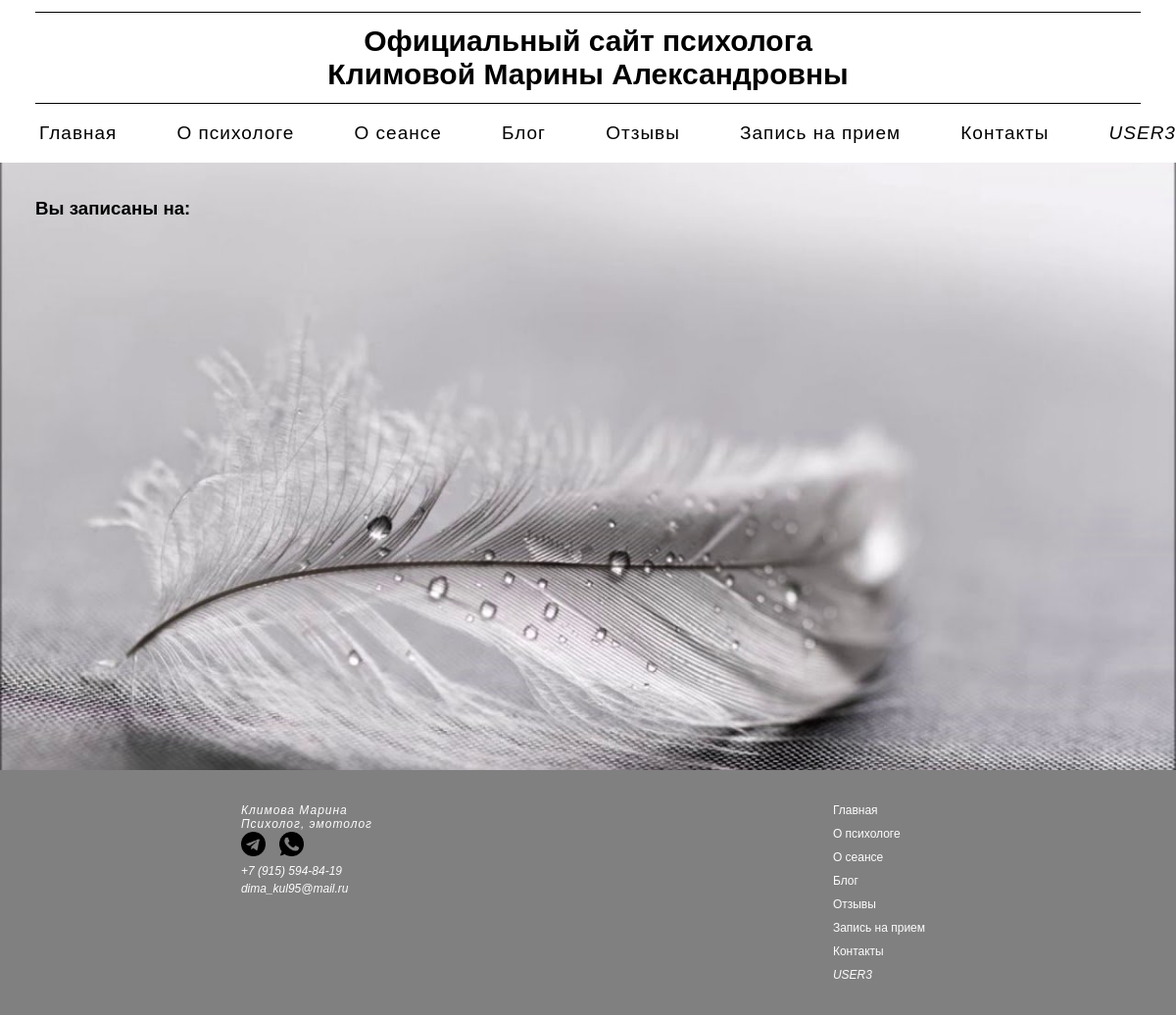
The page /personal_account/appointment/ (signed in) on the database as committed earlier.
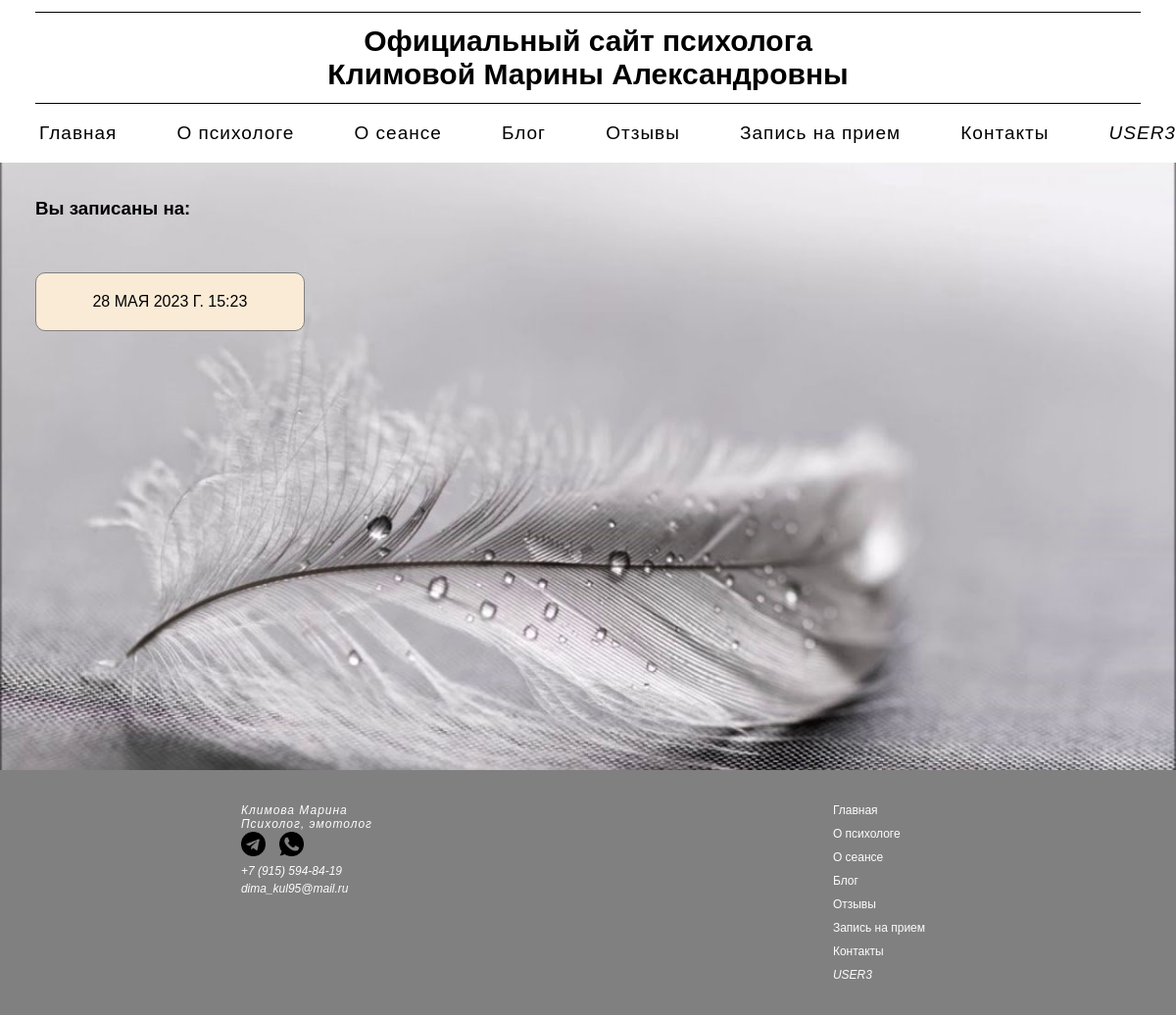
The same page on the database as committed later.
### personal_account/models.py (models this page shows, shortened)
class Appointment(models.Model):
    owner = models.ForeignKey(Profile, on_delete=models.CASCADE, null=True, verbose_name='Имя пользователя')
    date = models.DateTimeField(verbose_name='Дата записи')
    class Meta:
        verbose_name = "Запись"
        verbose_name_plural = "Записи"
        ordering = ['date']

### personal_account/views.py (the view)
# urls.py: path('appointment/', views.appointment, name="appointment"),
@login_required(login_url="personal_account:login")
def appointment(request):
    profile = request.user.profile
    form = profile.appointment_set.all()
    context = {'form': form}
    return render(request, 'personal_account/appointment.html', context)

### personal_account/templates/personal_account/appointment.html
{% extends 'main/menu.html' %}
{% block content %}
<div class="bcg_appointment">
    <h3 class="appointment_h3">
        Вы записаны на:
    </h3>
    <div class="appointment_content">
        {% for i in form %}
            <div class="appointment_date"> {{ i.date }} </div>
        {% endfor %}
    </div>
</div>
{% endblock %}

### main/templates/main/menu.html (shortened to what this page needs)
<!DOCTYPE html>
<html lang="en">
{% load static %}
<head>
    <link rel="stylesheet" href="{% static 'css/style.css' %}">
</head>
<body>
    <div class="underline"></div>
    <div class="title">
        <a href="{% url 'index' %}"> Официальный сайт психолога <br>
        Климовой Марины Александровны</a>
    </div>
    <div class="underline"></div>
    <div class="menu">
        <div class="wrap">
            {% include 'main/point_menu.html' %}
        </div>
    </div>
    <div>
        {% block content %}
        {% endblock %}
    </div>
<div class="footer">
    <div class="footer_block_1">
        <div class="footer_text">
            Климова Марина <br>Психолог, эмотолог
        </div>
        <div class="tg_ws_footer" >
            <a href="https://t.me/k_d_yu" target="_blank"><img src="{% static 'main/telegram.png' %}" alt="Telegram"></a>
            <a href="https://wa.me/9155948419" target="_blank"><img src="{% static 'main/whatsapp.png' %}" alt="WhatsApp" class="ws_footer"></a>
        </div>
        <div class="footer_tel">
            <a href="tel:+7 (915) 594-84-19">+7 (915) 594-84-19</a>
            <br>
            <a href="mailto:dima_kul95@mail.ru" target="_blank">dima_kul95@mail.ru</a>
        </div>
    </div>
    <div class="footer_block_2">
        {% include 'main/point_menu.html' %}
    </div>
</div>
</body>
</html>

### main/templates/main/point_menu.html (shortened to what this page needs)
{% if request.user.is_authenticated %}
<ul>
    <li><a href="{% url 'index' %}">Главная</a></li>
    <li><a href="{% url 'about' %}">О психологе</a></li>
    <li><a href="{% url 'session' %}">О сеансе</a></li>
    <li><a href="{% url 'blog:blogs' %}">Блог</a></li>
    <li><a href="{% url 'reviews' %}">Отзывы</a></li>
    <li><a href="#">Запись на прием</a></li>
    <li><a href="{% url 'contacts' %}">Контакты</a></li>
    <li class="username"><a href="{% url 'personal_account:profile_user' %}">{{ user.username }}</a></li>
</ul>
{% endif %}

### main/static/css/style.css (style rules this page uses)
body { background: white; padding: 0; margin: 0; font-family: Arial, Helvetica, sans-serif; height: 100%; }
.wrap { max-width: 1200px; margin: 0 auto; }
.title { margin: 1% 0 1% 0; text-align: center; font-weight: bold; font-size: 30px; }
.title a { color: black; text-decoration: none; display: block; }
.underline { background: black; margin: 1% 3% 0 3%; height: 1px; }
.menu ul { display: flex; flex-wrap: wrap; list-style: none; font-size: 19px; justify-content: space-between; }
.menu li { letter-spacing: 1px; }
.menu a { text-decoration: none; color: black; }
.footer { background-color: gray; padding: 2% 3% 2% 3%; display: flex; flex-wrap: wrap; justify-content: space-around; align-items: baseline; box-sizing: border-box; }
.footer_text { color: rgb(252, 252, 252); font-size: 12px; font-style: italic; letter-spacing: 1px; margin-bottom: 1%; }
.tg_ws_footer img { width: 25px; height: 25px; margin-bottom: 0.5%; }
.ws_footer { margin-left: 10px; }
.footer_tel a { color: rgb(252, 252, 252); text-decoration: none; font-size: 12px; font-style: italic; }
.footer_block_2 ul { list-style: none; margin: 0; font-size: 12px; }
.footer_block_2 a { color: rgb(252, 252, 252); text-decoration: none; }
.footer_block_2 li { margin: 10px; }
.username { font-style: italic; text-transform: uppercase; }
.bcg_appointment { background-image: url(../main/background_appointment.jpg); background-repeat: no-repeat; background-position: center; background-size: cover; width: 100%; height: 620px; margin-top: -20px; }
.appointment_h3 { margin-left: 3%; padding-top: 3%; padding-bottom: 3%; }
.appointment_content { margin-left: 3%; text-transform: uppercase; }
.appointment_date { border: 1px solid gray; margin-bottom: 50px; width: 20%; padding: 20px; border-radius: 10px; background-color: antiquewhite; text-align: center; }

Rows that differ between the two databases and show on the page:
added Appointment: date "28 МАЯ 2023 Г. 15:23"
